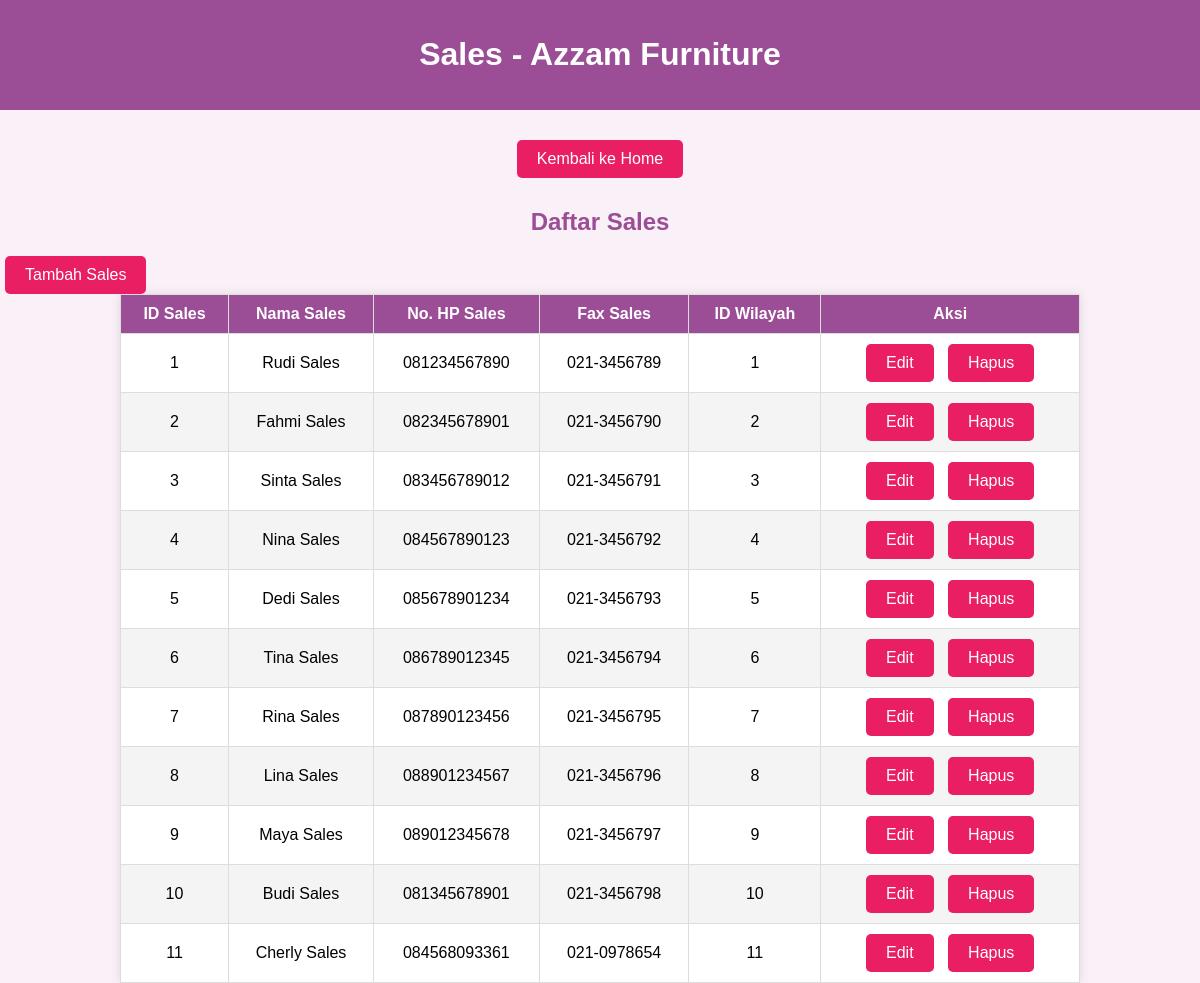
The page /sales.php on the database its author committed.
### tables this page shows
CREATE TABLE `sales` (
  `id_sales` int(12) NOT NULL,
  `nama_sales` varchar(100) NOT NULL,
  `no_hp_sales` varchar(15) NOT NULL,
  `fax_sales` varchar(15) DEFAULT NULL,
  `id_wilayah` int(12) DEFAULT NULL
);

### sales.php (the view, shortened to what this page needs)
<?php
include('database_project.php');
$sql = "SELECT * FROM sales";
$result = $conn->query($sql);
?>
<!DOCTYPE html>
<html lang="id">
<head>
    <link rel="stylesheet" href="style.css">
</head>
<body>
<header>
    <h1>Sales - Azzam Furniture</h1>
</header>
<nav>
    <a href="index.php">Kembali ke Home</a>
</nav>
<h2>Daftar Sales</h2>
<a href="sales_insert.php" class="button">Tambah Sales</a>
<table border="1" cellpadding="10" cellspacing="0">
    <thead>
        <tr>
            <th>ID Sales</th>
            <th>Nama Sales</th>
            <th>No. HP Sales</th>
            <th>Fax Sales</th>
            <th>ID Wilayah</th>
            <th>Aksi</th>
        </tr>
    </thead>
    <tbody>
        <?php while($row = $result->fetch_assoc()): ?>
            <tr>
                <td><?php echo $row['id_sales']; ?></td>
                <td><?php echo $row['nama_sales']; ?></td>
                <td><?php echo $row['no_hp_sales']; ?></td>
                <td><?php echo $row['fax_sales']; ?></td>
                <td><?php echo $row['id_wilayah']; ?></td>
                <td>
                    <a href="sales_edit.php?id=<?php echo $row['id_sales']; ?>" class="button">Edit</a>
                    <a href="sales_delete.php?id=<?php echo $row['id_sales']; ?>" class="button" onclick="return confirm('Apakah Anda yakin ingin menghapus?')">Hapus</a>
                </td>
            </tr>
        <?php endwhile; ?>
    </tbody>
</table>
</body>
</html>

### style.css (style rules this page uses)
body { font-family: Arial, sans-serif; margin: 0; padding: 0; background-color: #f9f0f8; }
header { background-color: #9b4d96; color: white; padding: 15px; text-align: center; }
nav { display: flex; flex-wrap: wrap; justify-content: center; margin: 20px; }
nav a { background-color: #e91e63; color: white; padding: 10px 20px; margin: 10px; text-decoration: none; border-radius: 5px; font-size: 16px; }
h2 { text-align: center; font-size: 24px; color: #9b4d96; margin-bottom: 20px; }
a.button { display: block; text-align: center; background-color: #e91e63; color: white; padding: 10px 20px; border-radius: 5px; text-decoration: none; font-size: 16px; margin: 0 auto 20px auto; }
table { width: 80%; margin: 0 auto; border-collapse: collapse; background-color: #fff; box-shadow: 0 0 10px rgba(0, 0, 0, 0.1); }
table th, table td { text-align: center; padding: 10px; border: 1px solid #ddd; }
table th { background-color: #9b4d96; color: white; }
table tbody tr:nth-child(even) { background-color: #f4f4f4; }
a.button { background-color: #e91e63; color: white; padding: 5px 10px; border-radius: 5px; text-decoration: none; font-size: 14px; margin: 0 5px; }
a.button { display: inline-block; background-color: #e91e63; color: white; padding: 10px 20px; border-radius: 5px; text-decoration: none; font-size: 16px; text-align: center; }

### rows shown on the page
sales: id_sales "1", nama_sales "Rudi Sales", no_hp_sales "081234567890", fax_sales "021-3456789", id_wilayah "1"
sales: id_sales "2", nama_sales "Fahmi Sales", no_hp_sales "082345678901", fax_sales "021-3456790", id_wilayah "2"
sales: id_sales "3", nama_sales "Sinta Sales", no_hp_sales "083456789012", fax_sales "021-3456791", id_wilayah "3"
sales: id_sales "4", nama_sales "Nina Sales", no_hp_sales "084567890123", fax_sales "021-3456792", id_wilayah "4"
sales: id_sales "5", nama_sales "Dedi Sales", no_hp_sales "085678901234", fax_sales "021-3456793", id_wilayah "5"
sales: id_sales "6", nama_sales "Tina Sales", no_hp_sales "086789012345", fax_sales "021-3456794", id_wilayah "6"
sales: id_sales "7", nama_sales "Rina Sales", no_hp_sales "087890123456", fax_sales "021-3456795", id_wilayah "7"
sales: id_sales "8", nama_sales "Lina Sales", no_hp_sales "088901234567", fax_sales "021-3456796", id_wilayah "8"
sales: id_sales "9", nama_sales "Maya Sales", no_hp_sales "089012345678", fax_sales "021-3456797", id_wilayah "9"
sales: id_sales "10", nama_sales "Budi Sales", no_hp_sales "081345678901", fax_sales "021-3456798", id_wilayah "10"
sales: id_sales "11", nama_sales "Cherly Sales", no_hp_sales "084568093361", fax_sales "021-0978654", id_wilayah "11"
